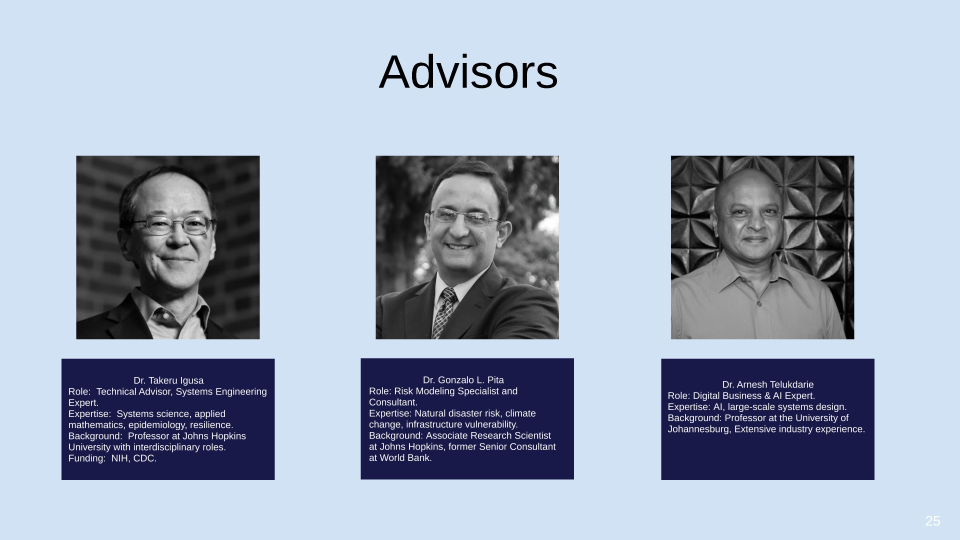
#> input picture website/scripts/extracted/image25.png, 1920 x 1080 px (shown at 1/2 size)
$ python crop-headshots.py
#> lines starting #> are read from the running program, lines starting #| are printed output that depends on the picture
#!/usr/bin/env python3
"""Crop the advisor (and Brynna) headshots out of the deck slide images.

The deck slides are full 1920x1080 exports — the headshots live as
sub-rectangles within those slides. We use PIL to crop, then save into
the website's public/team folder.

Crop coordinates were estimated visually from the rendered slides; if a
crop is off, tweak the box and re-run.
"""

from pathlib import Path
from PIL import Image

EXTRACTED = Path(__file__).resolve().parent / "extracted"
OUT = Path(__file__).resolve().parent.parent / "public" / "team"
OUT.mkdir(parents=True, exist_ok=True)

# Coords detected by find-photo-bounds.py.
# Slide 25 = Advisors (1920x1080), 3 photos at y=313–676, ~363px square each.
ADVISOR_SRC = EXTRACTED / "image25.png"
ADVISOR_CROPS = {
    "igusa.png":      (153,  313, 518,  676),
    "pita.png":       (753,  313, 1116, 676),
    "telukdarie.png": (1343, 313, 1706, 676),
}

# Slide 24 = Team (1920x1080), 5 portraits at y=270–571.
# Brynna is 3rd from left.  Detected col-run x=839–1059 (220 wide).
# Crop a centered 220x220 square (y centered around 420).
TEAM_SRC = EXTRACTED / "image24.png"
TEAM_CROPS = {
    "brynna.png": (839, 310, 1059, 530),
}


def crop_one(src: Path, out_name: str, box):
#> called with out_name = 'igusa.png', box = (153, 313, 518, 676)
    img = Image.open(src)
#> img is the input picture: PIL image 1920x1080 RGB; mean R, G, B 158.5, 169.7, 188.1
    print(f"  {src.name} → {out_name}  box={box}  src={img.size}")
#|   image25.png → igusa.png  box=(153, 313, 518, 676)  src=(1920, 1080)
    cropped = img.crop(box)
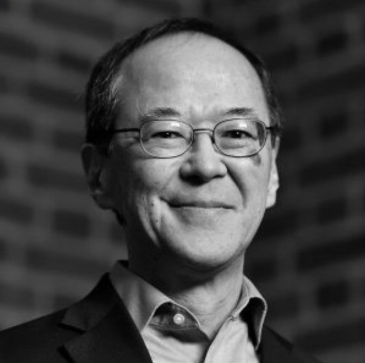
#> cropped: PIL image 365x363 RGB; mean R, G, B 68.3, 68.3, 68.3
    target = OUT / out_name
    cropped.save(target, optimize=True)
    print(f"    saved {target}  ({cropped.size[0]}x{cropped.size[1]})")
#|     saved website/public/team/igusa.png  (365x363)


def main():
    print(f"Output: {OUT}")
    print("Advisors:")
    for name, box in ADVISOR_CROPS.items():
        crop_one(ADVISOR_SRC, name, box)
    print("Team:")
    for name, box in TEAM_CROPS.items():
        crop_one(TEAM_SRC, name, box)
#> call 4 of crop_one, with out_name = 'brynna.png', box = (839, 310, 1059, 530)
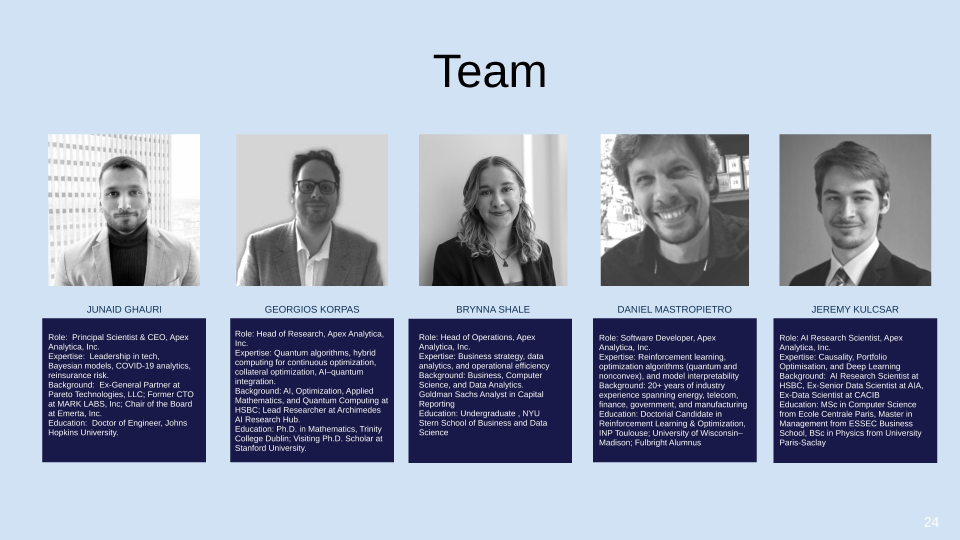
#> input picture website/scripts/extracted/image24.png, 1920 x 1080 px (shown at 1/2 size)
#> in crop_one, img is the input picture: PIL image 1920x1080 RGB; mean R, G, B 157.8, 167.3, 187.1
#|   image24.png → brynna.png  box=(839, 310, 1059, 530)  src=(1920, 1080)
#> in crop_one (call 4), `cropped = img.crop(box)`:
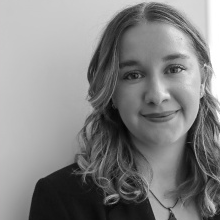
#> cropped: PIL image 220x220 RGB; mean R, G, B 131.5, 131.5, 131.5
#|     saved website/public/team/brynna.png  (220x220)
    print("Done.")


if __name__ == "__main__":
    main()
